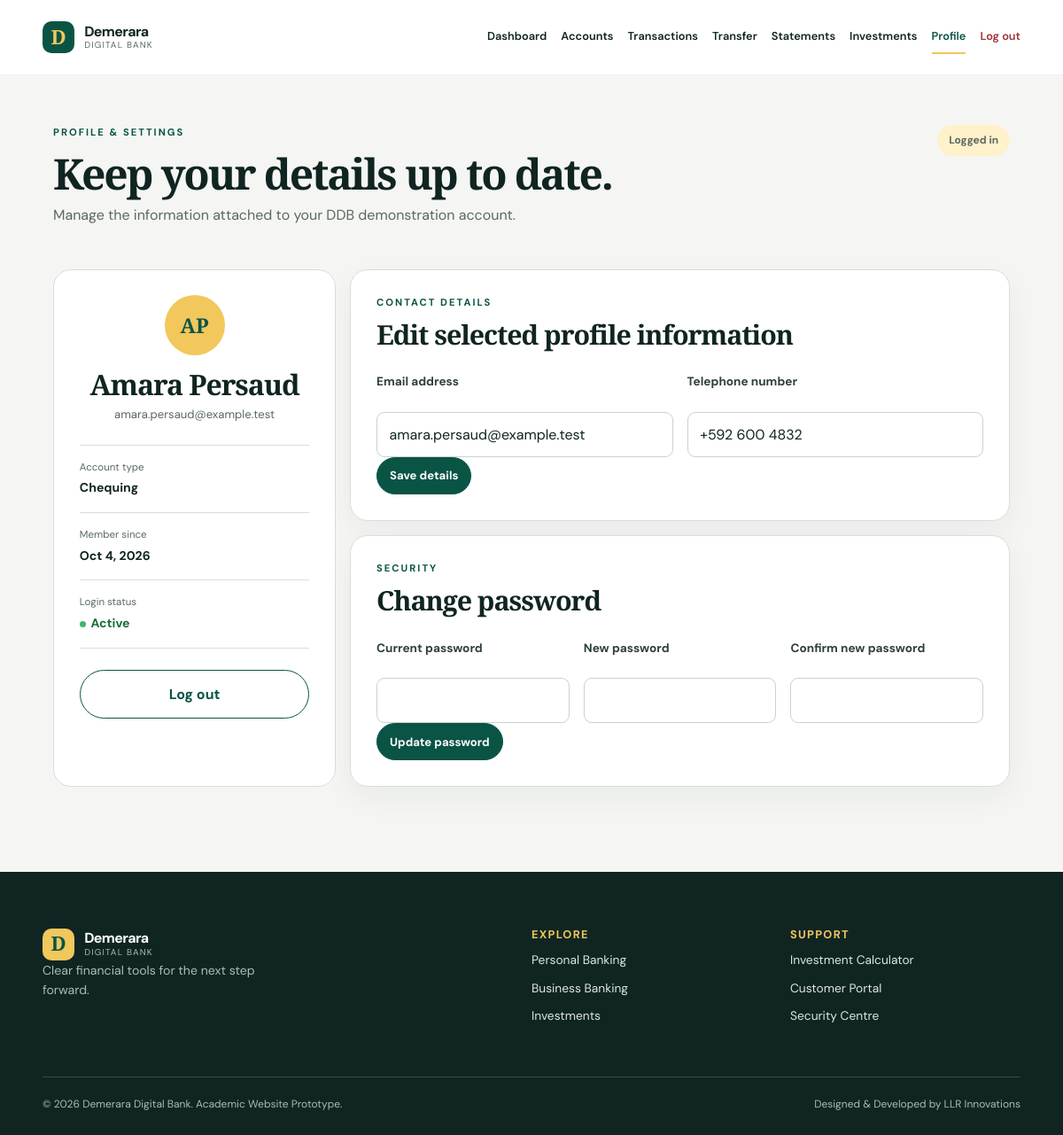
The app's page /profile.php (signed in) with its own data.
### tables this page shows
CREATE TABLE users (
    id INT UNSIGNED AUTO_INCREMENT PRIMARY KEY,
    first_name VARCHAR(60) NOT NULL,
    last_name VARCHAR(60) NOT NULL,
    email VARCHAR(120) NOT NULL UNIQUE,
    phone VARCHAR(30) NOT NULL,
    date_of_birth DATE NOT NULL,
    username VARCHAR(40) NOT NULL UNIQUE,
    password VARCHAR(255) NOT NULL,
    created_at TIMESTAMP DEFAULT CURRENT_TIMESTAMP
);

CREATE TABLE accounts (
    id INT UNSIGNED AUTO_INCREMENT PRIMARY KEY,
    user_id INT UNSIGNED NOT NULL,
    account_number VARCHAR(24) NOT NULL UNIQUE,
    account_type VARCHAR(40) NOT NULL,
    balance DECIMAL(12,2) NOT NULL DEFAULT 0.00,
    status VARCHAR(20) NOT NULL DEFAULT 'Active',
    CONSTRAINT fk_accounts_user FOREIGN KEY (user_id) REFERENCES users(id) ON DELETE CASCADE
);

### includes/helpers.php (called while the page is built, shortened)
<?php
function e(?string $value): string
{
    return htmlspecialchars((string) $value, ENT_QUOTES, 'UTF-8');
}
function date_label(string $date): string
{
    return date('M j, Y', strtotime($date));
}

### profile.php (the view, shortened to what this page needs)
<?php
require_once __DIR__ . '/includes/auth.php'; require_login(); require_once __DIR__ . '/config/database.php'; require_once __DIR__ . '/includes/helpers.php';
$pdo = db(); $userId = $_SESSION['user_id']; $errors = []; $message = '';
$userStmt=$pdo->prepare('SELECT * FROM users WHERE id=?');$userStmt->execute([$userId]);$user=$userStmt->fetch();$accountStmt=$pdo->prepare('SELECT account_type FROM accounts WHERE user_id=? ORDER BY id LIMIT 1');$accountStmt->execute([$userId]);$accountType=(string)($accountStmt->fetchColumn()?:'Customer');
$pageTitle='Profile & Settings';$portal=true;require __DIR__.'/includes/header.php';
?>
<section class="portal-shell"><div class="portal-welcome"><div><p class="eyebrow">Profile &amp; settings</p><h1>Keep your details up to date.</h1><p>Manage the information attached to your DDB demonstration account.</p></div><p class="demo-badge">Logged in</p></div><?php if($message):?><div class="notice notice-success" role="status"><?=e($message)?></div><?php endif;?><?php if(isset($errors['general'])):?><div class="form-alert" role="alert"><?=e($errors['general'])?></div><?php endif;?><div class="profile-layout"><section class="profile-card profile-summary"><span class="profile-avatar" aria-hidden="true"><?=e(strtoupper(substr($user['first_name'],0,1).substr($user['last_name'],0,1)))?></span><h2><?=e($user['first_name'].' '.$user['last_name'])?></h2><p><?=e($user['email'])?></p><dl><div><dt>Account type</dt><dd><?=e($accountType)?></dd></div><div><dt>Member since</dt><dd><?=e(date_label($user['created_at']))?></dd></div><div><dt>Login status</dt><dd><span class="status-active"><i></i>Active</span></dd></div></dl><a class="button button-outline button-full" href="logout.php">Log out</a></section><div class="profile-forms"><section class="settings-card"><p class="eyebrow">Contact details</p><h2>Edit selected profile information</h2><form method="post"><input type="hidden" name="csrf_token" value="<?=e(csrf_token())?>"><input type="hidden" name="profile_action" value="details"><div class="form-grid two-columns"><div><label for="email">Email address</label><input id="email" name="email" type="email" value="<?=e($user['email'])?>" required><?php if(isset($errors['email'])):?><p class="field-error"><?=e($errors['email'])?></p><?php endif;?></div><div><label for="phone">Telephone number</label><input id="phone" name="phone" value="<?=e($user['phone'])?>" required><?php if(isset($errors['phone'])):?><p class="field-error"><?=e($errors['phone'])?></p><?php endif;?></div></div><button class="button button-small" type="submit">Save details</button></form></section><section class="settings-card"><p class="eyebrow">Security</p><h2>Change password</h2><form method="post"><input type="hidden" name="csrf_token" value="<?=e(csrf_token())?>"><input type="hidden" name="profile_action" value="password"><div class="form-grid three-columns"><div><label for="current_password">Current password</label><input id="current_password" type="password" name="current_password" autocomplete="current-password" required></div><div><label for="new_password">New password</label><input id="new_password" type="password" name="new_password" autocomplete="new-password" minlength="8" required></div><div><label for="confirm_password">Confirm new password</label><input id="confirm_password" type="password" name="confirm_password" autocomplete="new-password" minlength="8" required></div></div><?php if(isset($errors['password'])):?><p class="field-error"><?=e($errors['password'])?></p><?php endif;?><button class="button button-small" type="submit">Update password</button></form></section></div></div></section>
<?php require __DIR__.'/includes/footer.php'; ?>

### css/style.css (style rules this page uses)
:root { --ink:#102522;--green:#0a5446;--green-dark:#063c33;--gold:#f2c75c;--gold-soft:#fff3cc;--cream:#f7f4ed;--paper:#fffdf8;--sand:#e8dfcf;--muted:#5a6864;--line:#d9ded8;--coral:#b84545;--shadow:0 20px 50px rgba(10,53,44,.12);--radius:20px }
* { box-sizing:border-box }
html { scroll-behavior:smooth }
body { margin:0;background:var(--paper);font-family:'DM Sans',Arial,sans-serif;color:var(--ink);line-height:1.6 }
h1,h2,h3,p { margin-top:0 }
h1,h2,h3 { line-height:1.08 }
h1,h2 { font-family:'Playfair Display',Georgia,serif }
h1 { font-size:clamp(2.7rem,5.8vw,5.75rem);letter-spacing:-.045em }
h2 { font-size:clamp(2rem,3.4vw,3.35rem);letter-spacing:-.035em }
a { color:inherit;text-decoration:none }
button,input,select { font:inherit }
.button { display:inline-flex;align-items:center;justify-content:center;gap:.6rem;padding:.88rem 1.22rem;border:1px solid var(--green);border-radius:999px;background:var(--green);color:#fff;font-weight:700;cursor:pointer;transition:transform .2s,background .2s }
.button-small { padding:.58rem .88rem;font-size:.82rem }
.button-full { width:100% }
.button-outline { background:transparent;color:var(--green) }
.eyebrow { color:var(--green);font-size:.7rem;font-weight:700;letter-spacing:.18em;text-transform:uppercase }
.calculator-card,.auth-card,.transfer-card,.settings-card { background:#fff;border:1px solid var(--line);border-radius:var(--radius);padding:2.2rem;box-shadow:0 12px 35px rgba(16,37,34,.05) }
.form-grid { display:grid;grid-template-columns:repeat(2,1fr);gap:1rem }
.form-grid label,.auth-card>form>div:not(.form-grid),.transfer-card form>div:not(.form-grid),.settings-card form>div:not(.form-grid) { position:relative;display:block;margin-bottom:1rem }
label { font-weight:700;font-size:.85rem;color:#2e413b }
input,select { width:100%;margin-top:.4rem;padding:.75rem .85rem;border:1px solid #c9d3cd;border-radius:9px;background:#fff;color:var(--ink) }
.two-columns { grid-template-columns:repeat(2,1fr) }
.three-columns { grid-template-columns:repeat(3,1fr) }
.portal-body { background:#f5f6f3 }
.portal-shell { width:min(1160px,90%);margin:auto;padding:3.5rem 0 6rem }
.portal-welcome { display:flex;justify-content:space-between;gap:2rem;align-items:flex-start;margin-bottom:2rem }
.portal-welcome h1 { font-size:clamp(2.4rem,4vw,4rem);margin-bottom:.5rem }
.portal-welcome p:not(.eyebrow) { color:var(--muted) }
.demo-badge { padding:.5rem .8rem;border-radius:99px;background:#fff1c9;color:#7c5903;font-size:.75rem;font-weight:700;margin:0 }
.status-active { color:#177038;font-weight:700;white-space:nowrap }
.status-active i { display:inline-block;width:7px;height:7px;border-radius:50%;background:#3eb569;margin-right:.35rem }
.profile-layout { display:grid;grid-template-columns:.6fr 1.4fr;gap:1rem }
.profile-card,.settings-card { background:#fff;border:1px solid var(--line);border-radius:var(--radius);padding:1.8rem }
.profile-summary { text-align:center }
.profile-avatar { width:68px;height:68px;border-radius:50%;display:grid;place-items:center;background:var(--gold);color:var(--green);font-family:'Playfair Display',serif;font-size:1.45rem;font-weight:700;margin:auto }
.profile-summary h2 { font-size:2rem;margin:1rem 0 .3rem }
.profile-summary>p { color:var(--muted);font-size:.82rem }
.profile-summary dl { text-align:left;border-top:1px solid var(--line);margin:1.5rem 0;padding:0 }
.profile-summary dl>div { padding:1rem 0;border-bottom:1px solid var(--line) }
.profile-summary dt { font-size:.72rem;color:var(--muted);margin-bottom:.15rem }
.profile-summary dd { margin:0;font-size:.88rem;font-weight:700 }
.profile-forms { display:grid;gap:1rem }
.settings-card h2 { font-size:1.9rem }

### records on screen
users: first_name+last_name "AP", first_name+last_name "Amara Persaud", email "amara.persaud@example.test", created_at "Oct 4, 2026", phone "+592 600 4832"
accounts: account_type "Chequing"
